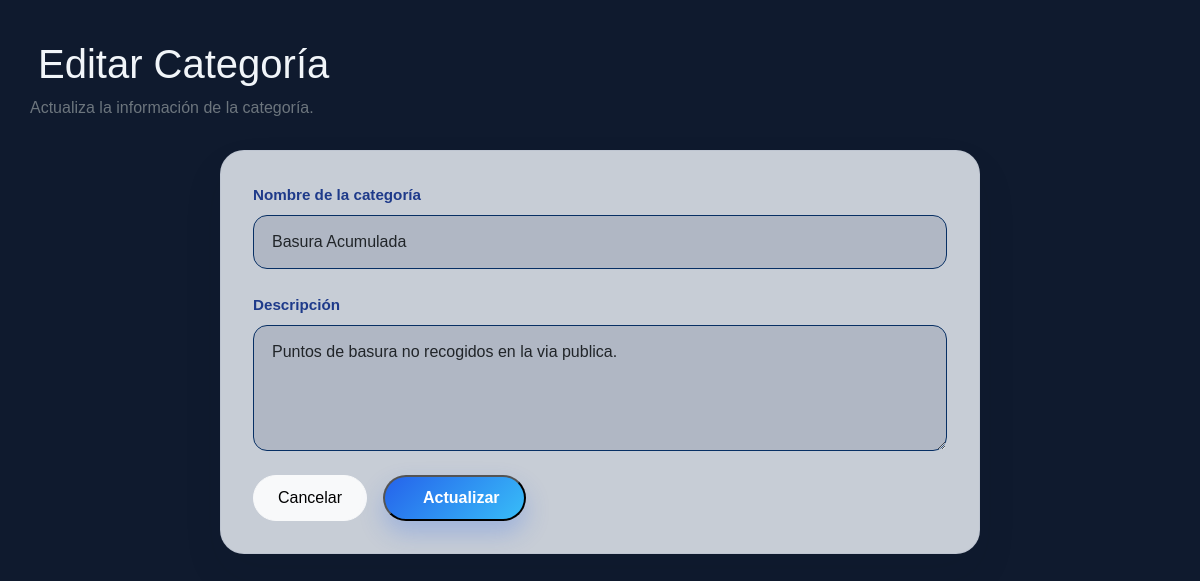
/categorias/editar/2 (signed in), run on the app's committed database.
### app/models/categoria.py (models this page shows)
class Categoria(db.Model):
    __tablename__ = "categorias"
    id_categoria = db.Column(
        db.Integer,
        primary_key=True
    )
    nombre = db.Column(
        db.String(100),
        nullable=False
    )
    descripcion = db.Column(
        db.String(200)
    )

### app/blueprints/categorias/routes.py (the view, shortened to what this page needs)
@categorias_bp.route(
    "/categorias/editar/<int:id>"
    ,
    methods=["GET", "POST"]
)
@login_required
def editar(id):
    categoria = Categoria.query.get_or_404(id)
    return render_template(
        "categorias/editar.html",
        categoria=categoria
    )

### app/__init__.py (called while the page is built)
@login_manager.user_loader
def load_user(user_id):
    return Usuario.query.get(
        int(user_id)
    )

### app/templates/categorias/editar.html (shortened to what this page needs)
{% extends "base.html" %}
{% block content %}
<div class="admin-page">
    <div class="admin-header">
        <div>
            <h1 class="admin-title">
                Editar Categoría
            </h1>
            <p class="text-secondary mb-0">
                Actualiza la información de la categoría.
            </p>
        </div>
    </div>
    <div class="admin-card form-card-admin">
        <form method="POST">
            <div class="mb-4">
                <label class="form-label fw-semibold">
                    Nombre de la categoría
                </label>
                <input
                    type="text"
                    class="form-control admin-input"
                    name="nombre"
                    value="{{ categoria.nombre }}"
                    required>
            </div>
            <div class="mb-4">
                <label class="form-label fw-semibold">
                    Descripción
                </label>
                <textarea
                    class="form-control admin-input"
                    name="descripcion"
                    rows="4"
                    required>{{ categoria.descripcion }}</textarea>
            </div>
            <div class="d-flex align-items-center gap-3">
                <a href="{{ url_for('categorias.listar') }}"
                   class="btn btn-light rounded-pill px-4">
                    Cancelar
                </a>
                <button
                    type="submit"
                    class="admin-btn">
                    Actualizar
                </button>
            </div>
        </form>
    </div>
</div>
{% endblock %}

### app/static/css/style.css (style rules this page uses)
body { background:#eef3f8; font-family:Arial,Helvetica,sans-serif; }
.btn { border-radius:10px; }

### app/static/css/safecity.css (style rules this page uses)
:root { --bg-primary:#0f1a2e; --bg-secondary:#162035; --bg-accent:#0c1e3d; --blue-primary:#2563eb; --blue-secondary:#1a3a8f; --blue-light:#60a5fa; --text-primary:#f1f5f9; --text-secondary:#cbd5e1; --text-muted:#64748b; --success:#34d399; --warning:#fbbf24; --border:rgba(255,255,255,.08); --radius-sm:8px; --radius-md:12px; --radius-lg:18px; }
* { box-sizing:border-box; margin:0; padding:0; }
body { background:var(--bg-primary); color:var(--text-primary); font-family:Arial,Helvetica,sans-serif; }
.admin-page { max-width: 1400px; margin: 0 auto; padding: 40px 30px; }
.admin-header { display: flex; justify-content: space-between; align-items: center; gap: 20px; margin-bottom: 30px; }
.admin-card { background: #f8fbff; border: 1px solid rgba(148, 163, 184, .18); border-radius: 24px; overflow: hidden; box-shadow: 0 20px 40px rgba( 15, 23, 42, .08 ); }
.admin-btn { display: inline-flex; align-items: center; gap: 10px; padding: 14px 24px; background: linear-gradient( 135deg, #2563eb, #38bdf8 ); color: #fff; text-decoration: none; border-radius: 16px; font-weight: 600; box-shadow: 0 12px 24px rgba( 37, 99, 235, .25 ); transition: all .25s ease; }
.form-card-admin { max-width: 760px; margin: 0 auto; padding: 32px; background: #c7cdd6; }
.admin-input { border: 1px solid #072f64; border-radius: 14px; padding: 14px 18px; background: #b0b7c4; }
.form-card-admin .form-label { color: #1e3a8a; font-size: 0.95rem; font-weight: 600; }
.form-card-admin .btn-light, .form-card-admin .admin-btn { height: 46px; padding: 0 24px; display: inline-flex; align-items: center; justify-content: center; border-radius: 999px; }

### data on the page
Categoria: nombre "Basura Acumulada", descripcion "Puntos de basura no recogidos en la via publica."
